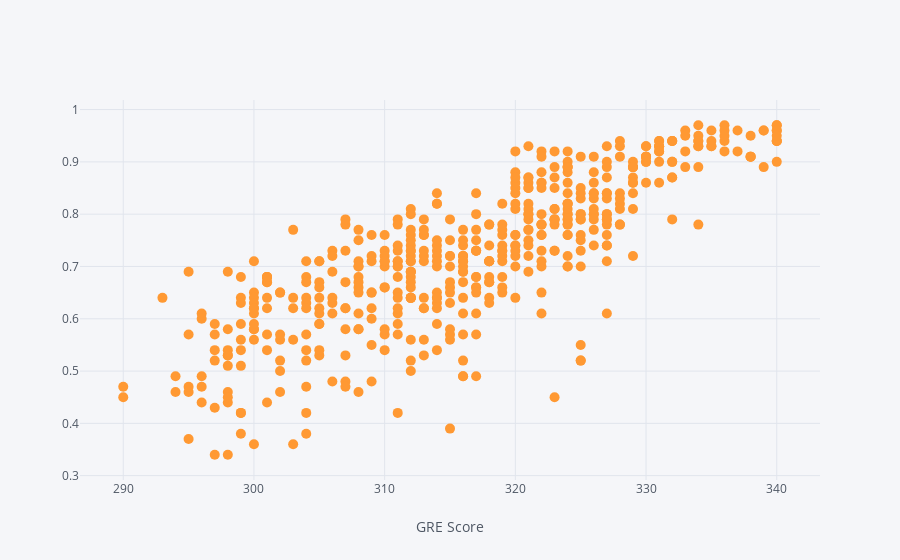

Write notebook code for a chart like this one.
### Markdown cell above
### EDA

### Code cell
ga_df.iplot(kind='scatter',x='GRE Score',y='Chance of Admit',mode='markers',size=10,xTitle='GRE Score',)

### Figure 1 — Plotly figure (JSON) as saved in the notebook; plotly's stock layout.template omitted (floating-point values rounded to 4 significant figures; data arrays with more than 128 entries replaced by an {"elided": "..."} marker saying what was removed)
{"data": [{"line": {"color": "rgba(255, 153, 51, 1.0)", "dash": "solid", "shape": "linear", "width": 1.3}, "marker": {"size": 10, "symbol": "circle"}, "mode": "markers", "name": "Chance of Admit", "text": "", "type": "scatter", "uid": "e40db360-21fb-49f9-8606-ef1969b5f5da", "x": {"elided": "500 int values"}, "y": {"elided": "500 float values"}}], "layout": {"legend": {"bgcolor": "#F5F6F9", "font": {"color": "#4D5663"}}, "paper_bgcolor": "#F5F6F9", "plot_bgcolor": "#F5F6F9", "title": {"font": {"color": "#4D5663"}}, "xaxis": {"gridcolor": "#E1E5ED", "showgrid": true, "tickfont": {"color": "#4D5663"}, "title": {"font": {"color": "#4D5663"}, "text": "GRE Score"}, "zerolinecolor": "#E1E5ED"}, "yaxis": {"gridcolor": "#E1E5ED", "showgrid": true, "tickfont": {"color": "#4D5663"}, "title": {"font": {"color": "#4D5663"}, "text": ""}, "zerolinecolor": "#E1E5ED"}}}
